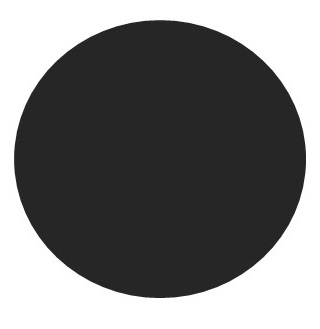
#> input picture src/input_images/img_1.JPG, 320 x 329 px, found by its file name
$ python circle_line.py
#> lines starting #> are read from the running program, lines starting #| are printed output that depends on the picture
#> in main, test is the input picture: shape (329, 320, 3); min 24, max 255, mean 123.7
### src/modules/coreimagemodule.py
import cv2 as cv
import numpy as np


# verification of Gray scale image, if it is gray scale then it returns true otherwise false
def is_grayscale(source_image):
    return len(source_image.shape) < 3


# conversion of color to gray scale
def color_to_grayscale(src_image):
    if is_grayscale(src_image):  # if image is already graysclae no need to convert, just return
        return src_image
    else:
        return cv.cvtColor(src_image,
                           cv.COLOR_BGR2GRAY)  # using opencv builtin function to convert color image to graysclae


# Saturate between 0 and 255, if minus then multiply with - to make +, limit max to 255 by below equation
# [36 lines left out: functions saturated_between_0_255, saturated_between_0_255_invert, saturated_between_minus_255, saturated_between_0_any_number, not called in this run]


# Saturate with no linmit, in fact just the number as it is
def saturated_no_limit(sum_value):
    return sum_value


# comparing two image pixels, important it compares the same pixel address
# [157 lines left out: functions compare_two_images, compare_two_radial_lines, compare_two_images_different_pixel, rescale_to_min_max, rescale_non_inversion, first_ring and 3 more, not called in this run]


# get max intensity value in an image
def get_max_intensity(image_pointer):
    return np.amax(image_pointer)


# get min intensity value in an image
def get_min_intensity(image_pointer):
    return np.amin(image_pointer)


# get min intensity value in an image
def get_img_intensity(image_pointer, row, col):
    return int(image_pointer[row, col])


# [439 lines left out: functions pixel_neighbours, get_1st_ring, get_2nd_ring, get_3rd_ring, get_4th_ring, get_5th_ring and 10 more, not called in this run]

### src/circle_line.py
import os
import sys

import cv2 as cv
import matplotlib.pyplot as plt
import numpy as np

from modules import coreimagemodule

root = os.getcwd()


def plot_line(img, row, col, limit):
    print(row, col, limit, img.shape[:2])
    count = 1
    c = 1
    x = []
    y = []
    while count <= limit:
        y.append(img[row][col + count])
        x.append(c)
        count = count + 1
        c = c + 1
    print(x)
    print(y)
    print(len(x))
    print(len(y))
    plt.plot(x, y)
    plt.xlabel('Distance (pixels)')
    plt.ylabel('Grayscale value(counts per pixel)')
    plt.title('Line profile of Rescaled 1st neighbour Image')
    plt.grid(True)
    plt.show()


def get_max_radius(w, h, cx, cy):
    if w == h:
        return h - cy - 1
    elif w > h:
        return h - cy - 1
    else:
        return w - cx - 1


def make_circle(test_image):
    img = test_image.copy()
    h, w = img.shape
#> h = 329; w = 320

    x = np.arange(0, w)
#> x = 320 values from 0 to 319
    y = np.arange(0, h)
#> y = 329 values from 0 to 328
    arr = np.copy(img)

    cx = int(w / 2.)
#> cx = 160
    cy = int(h / 2.)
#> cy = 164
    max_radius = get_max_radius(w, h, cx, cy)
#> max_radius = 159
    line_length = int((max_radius + 50) / 4)
#> line_length = 52
    plot_line(img, cx, cy, line_length)
#| 160 164 52 (329, 320)
#> after the loop in plot_line, `while count <= limit:`: c = 53; x = 52 values from 1 to 52; y = 52 values from 38 to 38
#| [1, 2, 3, 4, 5, 6, 7, 8, 9, 10, 11, 12, 13, 14, 15, 16, 17, 18, 19, 20, 21, 22, 23, 24, 25, 26, 27, 28, 29, 30, 31, 32, 33, 34, 35, 36, 37, 38, 39, 40, 41, 42, 43, 44, 45, 46, 47, 48, 49, 50, 51, 52]
#| [38, 38, 38, 38, 38, 38, 38, 38, 38, 38, 38, 38, 38, 38, 38, 38, 38, 38, 38, 38, 38, 38, 38, 38, 38, 38, 38, 38, 38, 38, 38, 38, 38, 38, 38, 38, 38, 38, 38, 38, 38, 38, 38, 38, 38, 38, 38, 38, 38, 38, 38, 38]
#| 52
#| 52
#> in plot_line, `plt.show()`:
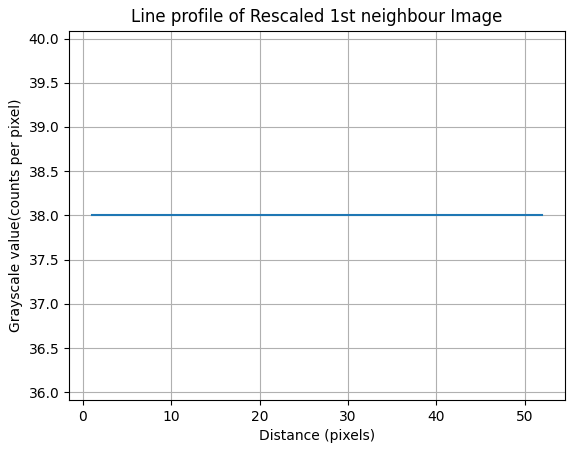
#> figure drawn by matplotlib, 1 panel
    plot_line(img, cx, cy + line_length, line_length)
#| 160 216 52 (329, 320)
#| [1, 2, 3, 4, 5, 6, 7, 8, 9, 10, 11, 12, 13, 14, 15, 16, 17, 18, 19, 20, 21, 22, 23, 24, 25, 26, 27, 28, 29, 30, 31, 32, 33, 34, 35, 36, 37, 38, 39, 40, 41, 42, 43, 44, 45, 46, 47, 48, 49, 50, 51, 52]
#| [38, 38, 38, 38, 38, 38, 38, 38, 38, 38, 38, 38, 38, 38, 38, 38, 38, 38, 38, 38, 38, 38, 38, 38, 38, 38, 38, 38, 38, 38, 38, 38, 38, 38, 38, 38, 38, 38, 38, 38, 38, 38, 38, 38, 38, 38, 38, 38, 38, 38, 38, 38]
#| 52
#| 52
    plot_line(img, cx, cy + line_length + line_length, line_length)
#| 160 268 52 (329, 320)
#> after the loop in plot_line, `while count <= limit:`: c = 52; x = 51 values from 1 to 51; y = 51 values, max 255 at index 39, min 37 at index 27, mean 97.59
    plot_line(img, cx, cy + line_length + line_length + line_length, line_length)


def main():
    test_image_path = root + "input_images\\img_1.jpg"  # try src.png
    # test_image_path = root + "//Images//Test3b.JPG"
    test = cv.imread(test_image_path)
    if test is None:
        print('Failed to load image:')
        sys.exit(1)
    test_image = coreimagemodule.color_to_grayscale(test)
    make_circle(test_image)

    cv.waitKey(0)
    cv.destroyAllWindows()
    return 0


# Now we call the main function
#> (the run stopped early here; a loop or call above may not have finished)
